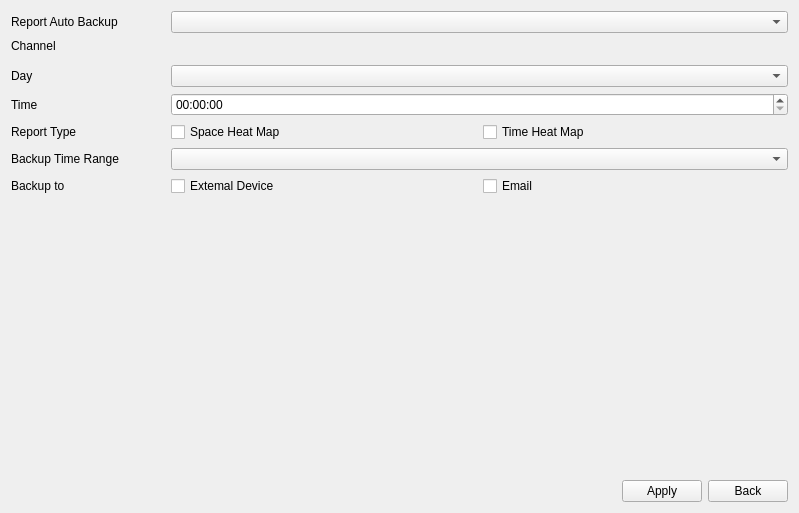
<?xml version="1.0" encoding="UTF-8"?>
<ui version="4.0">
 <class>TabHeatMapAutoBackup</class>
 <widget class="QWidget" name="TabHeatMapAutoBackup">
  <property name="geometry">
   <rect>
    <x>0</x>
    <y>0</y>
    <width>799</width>
    <height>513</height>
   </rect>
  </property>
  <property name="windowTitle">
   <string>Form</string>
  </property>
  <layout class="QGridLayout" name="gridLayout_2">
   <item row="0" column="0">
    <layout class="QGridLayout" name="gridLayout">
     <item row="0" column="1">
      <widget class="ComboBox" name="comboBoxAutoBackup">
       <property name="sizePolicy">
        <sizepolicy hsizetype="Preferred" vsizetype="Fixed">
         <horstretch>4</horstretch>
         <verstretch>0</verstretch>
        </sizepolicy>
       </property>
      </widget>
     </item>
     <item row="3" column="0">
      <widget class="QLabel" name="labelTime">
       <property name="text">
        <string>Time</string>
       </property>
      </widget>
     </item>
     <item row="3" column="1">
      <widget class="MyTimeEdit" name="timeEdit"/>
     </item>
     <item row="1" column="1">
      <widget class="CheckBoxGroup" name="checkBoxGroupChannel" native="true"/>
     </item>
     <item row="2" column="1">
      <widget class="ComboBox" name="comboBoxDay"/>
     </item>
     <item row="4" column="1">
      <widget class="QWidget" name="widgetReportType" native="true">
       <layout class="QHBoxLayout" name="horizontalLayout_4">
        <property name="leftMargin">
         <number>0</number>
        </property>
        <property name="topMargin">
         <number>0</number>
        </property>
        <property name="rightMargin">
         <number>0</number>
        </property>
        <property name="bottomMargin">
         <number>0</number>
        </property>
        <item>
         <widget class="QCheckBox" name="checkBoxSpaceHeatMap">
          <property name="text">
           <string>Space Heat Map</string>
          </property>
         </widget>
        </item>
        <item>
         <widget class="QCheckBox" name="checkBoxTimeHeatMap">
          <property name="text">
           <string>Time Heat Map</string>
          </property>
         </widget>
        </item>
       </layout>
      </widget>
     </item>
     <item row="5" column="1">
      <widget class="ComboBox" name="comboBoxTimeRange"/>
     </item>
     <item row="5" column="0">
      <widget class="QLabel" name="labelBackupTimeRange">
       <property name="text">
        <string>Backup Time Range</string>
       </property>
      </widget>
     </item>
     <item row="1" column="0">
      <widget class="QWidget" name="widgetChannel" native="true">
       <layout class="QVBoxLayout" name="verticalLayout">
        <property name="leftMargin">
         <number>0</number>
        </property>
        <property name="topMargin">
         <number>0</number>
        </property>
        <property name="rightMargin">
         <number>0</number>
        </property>
        <property name="bottomMargin">
         <number>0</number>
        </property>
        <item>
         <widget class="QLabel" name="labelChannel">
          <property name="text">
           <string>Channel</string>
          </property>
         </widget>
        </item>
        <item>
         <widget class="QWidget" name="widget" native="true">
          <property name="sizePolicy">
           <sizepolicy hsizetype="Preferred" vsizetype="Preferred">
            <horstretch>0</horstretch>
            <verstretch>1</verstretch>
           </sizepolicy>
          </property>
         </widget>
        </item>
       </layout>
      </widget>
     </item>
     <item row="4" column="0">
      <widget class="QLabel" name="labelReportType">
       <property name="text">
        <string>Report Type</string>
       </property>
      </widget>
     </item>
     <item row="6" column="0">
      <widget class="QLabel" name="labelBackupTo">
       <property name="text">
        <string>Backup to</string>
       </property>
      </widget>
     </item>
     <item row="2" column="0">
      <widget class="QLabel" name="labelDay">
       <property name="text">
        <string>Day</string>
       </property>
      </widget>
     </item>
     <item row="0" column="0">
      <widget class="QLabel" name="labelReportAutoBackup">
       <property name="sizePolicy">
        <sizepolicy hsizetype="Preferred" vsizetype="Preferred">
         <horstretch>1</horstretch>
         <verstretch>0</verstretch>
        </sizepolicy>
       </property>
       <property name="text">
        <string>Report Auto Backup</string>
       </property>
      </widget>
     </item>
     <item row="6" column="1">
      <widget class="QWidget" name="widgetBackupTo" native="true">
       <layout class="QHBoxLayout" name="horizontalLayout">
        <property name="leftMargin">
         <number>0</number>
        </property>
        <property name="topMargin">
         <number>0</number>
        </property>
        <property name="rightMargin">
         <number>0</number>
        </property>
        <property name="bottomMargin">
         <number>0</number>
        </property>
        <item>
         <widget class="QCheckBox" name="checkBoxExtemalDevice">
          <property name="text">
           <string>Extemal Device</string>
          </property>
         </widget>
        </item>
        <item>
         <widget class="QCheckBox" name="checkBoxEmail">
          <property name="text">
           <string>Email</string>
          </property>
         </widget>
        </item>
       </layout>
      </widget>
     </item>
    </layout>
   </item>
   <item row="1" column="0">
    <widget class="QWidget" name="widget_3" native="true">
     <property name="sizePolicy">
      <sizepolicy hsizetype="Preferred" vsizetype="Preferred">
       <horstretch>0</horstretch>
       <verstretch>1</verstretch>
      </sizepolicy>
     </property>
    </widget>
   </item>
   <item row="2" column="0">
    <layout class="QHBoxLayout" name="horizontalLayout_2">
     <item>
      <spacer name="horizontalSpacer">
       <property name="orientation">
        <enum>Qt::Horizontal</enum>
       </property>
       <property name="sizeHint" stdset="0">
        <size>
         <width>40</width>
         <height>20</height>
        </size>
       </property>
      </spacer>
     </item>
     <item>
      <widget class="QPushButton" name="pushButtonApply">
       <property name="text">
        <string>Apply</string>
       </property>
      </widget>
     </item>
     <item>
      <widget class="QPushButton" name="pushButtonBack">
       <property name="text">
        <string>Back</string>
       </property>
      </widget>
     </item>
    </layout>
   </item>
  </layout>
 </widget>
 <customwidgets>
  <customwidget>
   <class>ComboBox</class>
   <extends>QComboBox</extends>
   <header>combobox.h</header>
  </customwidget>
  <customwidget>
   <class>CheckBoxGroup</class>
   <extends>QWidget</extends>
   <header>checkboxgroup.h</header>
   <container>1</container>
  </customwidget>
  <customwidget>
   <class>MyTimeEdit</class>
   <extends>QTimeEdit</extends>
   <header>mytimeedit.h</header>
  </customwidget>
 </customwidgets>
 <resources/>
 <connections/>
</ui>
